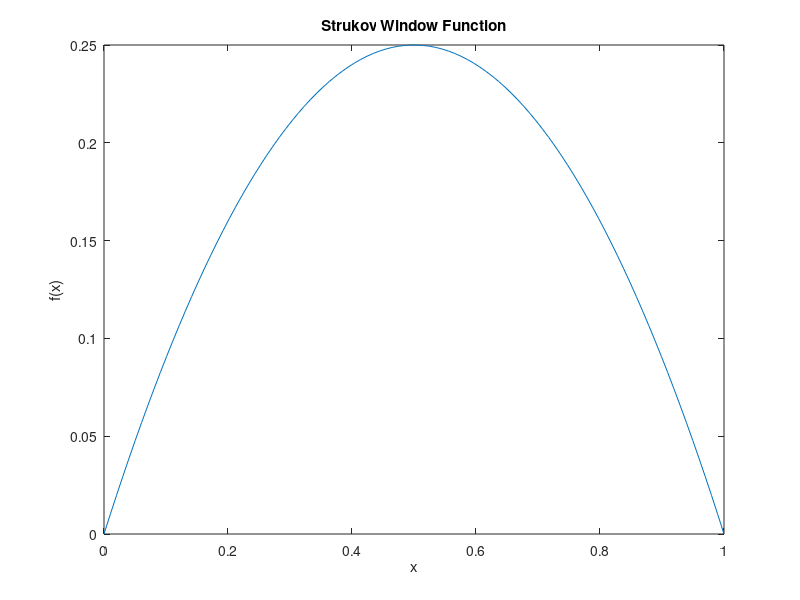

Recreate this plot in MATLAB.
x = linspace(0, 1, 100);
f = x - x .^ 2;
plot(x , f);
title('Strukov Window Function')
xlabel('x')
ylabel('f(x)')

saveas(gcf,'strukov.png')